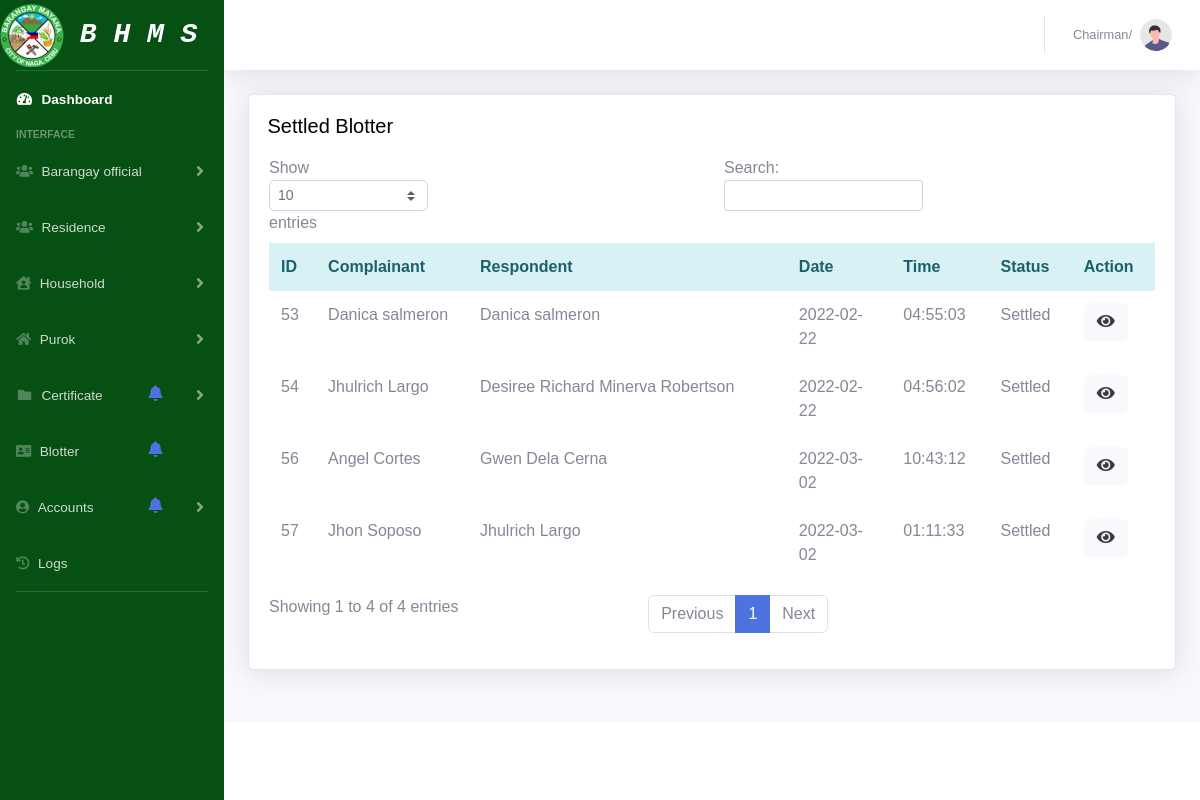
Screenshot of /Adsettledblotter.php with the database file from the repository.
### tables this page shows
CREATE TABLE `tblblotter` (
  `id` int(11) NOT NULL AUTO_INCREMENT,
  `complainant` varchar(100) DEFAULT NULL,
  `adress` varchar(10) NOT NULL,
  `respondent` int(10) DEFAULT NULL,
  `date` date DEFAULT NULL,
  `time` time DEFAULT NULL,
  `details` varchar(10000) DEFAULT NULL,
  `status` varchar(50) DEFAULT NULL,
  `Sdate` date NOT NULL,
  `Stime` time NOT NULL,
  PRIMARY KEY (`id`)
);

CREATE TABLE `resident` (
  `resident_ID` int(10) NOT NULL AUTO_INCREMENT,
  `P_id` int(10) NOT NULL,
  `householdNO` int(30) NOT NULL,
  `R_firstname` varchar(100) NOT NULL,
  `R_Middilename` varchar(50) NOT NULL,
  `R_Lastname` varchar(100) NOT NULL,
  `R_gender` varchar(20) NOT NULL,
  `R_bloodtype` varchar(20) NOT NULL,
  `R_birthdate` date NOT NULL,
  `R_Birthplace` varchar(100) NOT NULL,
  `R_status` varchar(30) NOT NULL,
  `R_religion` varchar(100) NOT NULL,
  `R_nationality` varchar(100) NOT NULL,
  `Pwd` varchar(100) NOT NULL,
  `Remark` varchar(50) NOT NULL,
  `Date` date NOT NULL,
  PRIMARY KEY (`resident_ID`),
  KEY `householdNO` (`householdNO`),
  KEY `P_id` (`P_id`),
  CONSTRAINT `resident_ibfk_1` FOREIGN KEY (`householdNO`) REFERENCES `houshold` (`householdNO`),
  CONSTRAINT `resident_ibfk_2` FOREIGN KEY (`P_id`) REFERENCES `purok` (`P_id`)
);

CREATE TABLE `purok` (
  `P_id` int(10) NOT NULL AUTO_INCREMENT,
  `P_name` varchar(100) NOT NULL,
  `res` int(10) NOT NULL,
  PRIMARY KEY (`P_id`)
);

### Adsettledblotter.php (the view, shortened to what this page needs)
<?php
include_once 'header.php';
include_once("Db_connect/connection.php");
?>
                <div class="container-fluid">
                    <div class="card shadow mb-4">
                    <div class="pos1">
            <h5>Settled Blotter</h5>
        </div>
                     <div class="card-body">
                            <div class="table-responsive">
                                <table class="table table-borderless" id="dataTable" width="100%" cellspacing="0">
                            <thead class ="alert-info">
                            <tr>
                                <th >ID</th>
                                <th >Complainant</th>
                                <th >Respondent</th>
                                <th >Date</th>
                                <th >Time</th>
                                <th >Status</th>
                                <th>Action</th>
                            </tr>
                            </thead>
                            <tbody>
                            <?php
                            $statement =$conn->prepare("SELECT * from tblblotter INNER JOIN resident On tblblotter.respondent = resident.resident_ID WHERE status='Settled'");
                            $statement->execute();
                            while($Blotter=$statement->fetch()){
                                $first=$Blotter['R_firstname'];
                                $Last=$Blotter['R_Lastname'];
                                $P_id=$Blotter['P_id'];
                                ?>
                             <?php
                                $statement1 =$conn->prepare("SELECT * from purok  WHERE P_id LIKE $P_id");
                                $statement1->execute();
                                while($P=$statement1->fetch()){
                              ?>
                            <tr>
                                <td> <?php echo $Blotter['id']; ?></td>
                                <td><?php echo $Blotter['complainant']?></td>
                                <td><?php echo $first.' '.$Last?></td>
                                <td><?php echo $Blotter['date']?></td>
                                <td><?php echo $Blotter['time']?></td>
                                <td><?php echo $Blotter['status']?></td>
                                <td>
                                <div style ="display:inline-block">
                           <a href="#edit2_<?php echo $Blotter['id']; ?>" class="btn btn-light" data-toggle="modal"><span class="fas fa-eye"></span></a>
                          </div>
                                </td>
                            </tr>
                            <?php
                            }
                        }
                            ?>
                            </tbody>
                            </table>
                            </div>
                        </div>
                    </div>
                </div>
            </div>
            <footer class="sticky-footer bg-white">
                <div class="container my-auto">
                    <div class="copyright text-center my-auto">
                    </div>
                </div>
            </footer>
        </div>
    </div>
</body>
</html>

### css/sb.css (style rules this page uses)
.pos1 { margin-left: 2%; margin-top: 2%; margin-bottom: -1%; color:black; }

### css/card.css (style rules this page uses)
* { margin: 0; padding: 0; box-sizing: border-box; font-family: 'Poppins', sans-serif }
body { background: #333 }
.container { margin-top: 69px; margin-left: 70%; }

### rows the page displays
tblblotter: id "53", complainant "Danica salmeron", date "2022-02-22", time "04:55:03", status "Settled"
resident: R_firstname "Danica", R_Lastname "salmeron"
tblblotter: id "54", complainant "Jhulrich Largo", date "2022-02-22", time "04:56:02", status "Settled"
resident: R_firstname "Desiree Richard", R_Lastname "Minerva Robertson"
tblblotter: id "56", complainant "Angel Cortes", date "2022-03-02", time "10:43:12", status "Settled"
resident: R_firstname "Gwen", R_Lastname "Dela Cerna"
tblblotter: id "57", complainant "Jhon Soposo", date "2022-03-02", time "01:11:33", status "Settled"
resident: R_firstname "Jhulrich", R_Lastname "Largo"
